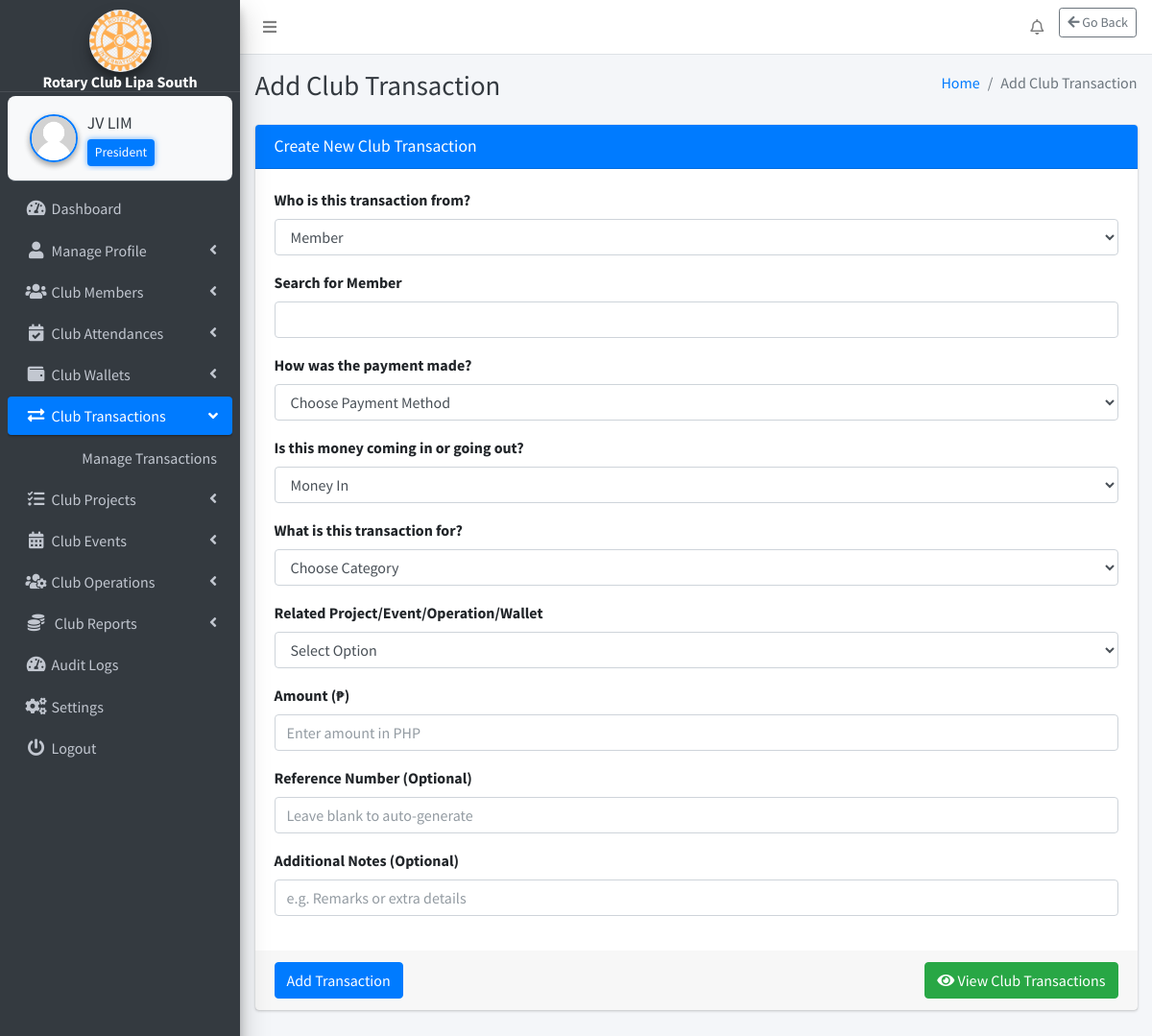
The page /webpages/club-transactions/add-transaction/add_transaction.php (signed in) on the database its author committed.
### tables this page shows
CREATE TABLE `settings` (
  `id` int(11) NOT NULL,
  `system_name` varchar(255) NOT NULL,
  `logo` varchar(255) NOT NULL,
  `currency` varchar(50) NOT NULL
);

CREATE TABLE `club_position` (
  `id` int(11) NOT NULL,
  `position_name` varchar(255) NOT NULL
);

### webpages/club-transactions/add-transaction/add_transaction.php (the view, shortened to what the rows shown need)
<?php include('../../../includes/header.php'); ?>
<link href="https://cdnjs.cloudflare.com/ajax/libs/select2/4.1.0-rc.0/css/select2.min.css" rel="stylesheet" />
<body class="hold-transition sidebar-mini layout-fixed layout-navbar-fixed layout-footer-fixed">
<div class="wrapper">
  <?php include('../../../includes/nav.php'); ?>
  <?php include('../../../includes/sidebar.php'); ?>
  <div class="content-wrapper">
    <?php include('../../../includes/page_title.php'); ?>
  </div>
</div>
</body>
</html>

### includes/sidebar.php (shortened to what the rows shown need)
<?php
function getSystemName() {
    global $conn;
    $result = $conn->query("SELECT system_name FROM settings");
    return ($result->num_rows > 0) ? $result->fetch_assoc()['system_name'] : 'RCLS';
}
if (isset($_SESSION['user_id'])) {
    $userId = $_SESSION['user_id'];
    $positionName = '';
    $sql = "SELECT cp.position_name
            FROM club_position cp
            INNER JOIN members m ON cp.id = m.role
            WHERE m.id = '$userId'";
    $positionResult = $conn->query($sql);
    if ($positionResult && $positionRow = $positionResult->fetch_assoc()) {
        $positionName = $positionRow['position_name'];
    }
}
function getLogoUrl() {
    global $conn;
    $result = $conn->query("SELECT logo FROM settings");
    if ($result->num_rows > 0) {
        $logoFile = $result->fetch_assoc()['logo'];
        $path = "/rotary/uploads/" . $logoFile;
        return file_exists($_SERVER['DOCUMENT_ROOT'] . $path) ? $path : "/rotary/dist/img/AdminLTELogo.png";
    }
    return "/rotary/dist/img/AdminLTELogo.png";
}
?>
<aside class="main-sidebar sidebar-dark-primary elevation-4">
    <div class="text-center"
         style="padding: 10px 0 0 0; margin: 0 !important; border-bottom: 1px solid rgba(255,255,255,0.1);">
        <a href="#" class="d-block" style="margin: 0; padding: 0;">
            <img src="<?php echo getLogoUrl(); ?>"
                 alt="Logo"
                 class="img-circle elevation-3"
                 style="width: 65px; height: 65px; object-fit: cover; margin: 0 auto; display: block;">
            <div class="brand-text font-weight-bold text-white"
                 style="font-size: 1rem; line-height: 1.1; margin: 2px 0 0 0;">
                <?php echo getSystemName(); ?>
            </div>
        </a>
    </div>
    <div class="sidebar" style="padding-top: 4px !important; margin-top: 0 !important;">
        <div class="user-panel d-flex align-items-center"
             style="background-color: #f8f9fa; border-radius: 8px; padding: 10px; margin: 0 !important;">
            <div class="info flex-grow-1">
                <a href="/rotary/webpages/manage-profile/edit-profile/edit_profile.php"
                   class="d-block fw-semibold text-dark"
                   style="font-size: 1.1rem; white-space: nowrap; overflow: hidden; text-overflow: ellipsis;">
                    <?php echo htmlspecialchars($_SESSION['fullname'] ?? 'Guest'); ?>
                </a>
                <?php if (!empty($positionName)): ?>
                    <small class="d-block mt-1 px-2 py-1 rounded"
                           style="background-color: #007bff; color: white; font-size: 0.85rem; max-width: fit-content; box-shadow: 0 0 6px rgba(0, 123, 255, 0.6);">
                        <?php echo htmlspecialchars($positionName); ?>
                    </small>
                <?php else: ?>
                    <small class="d-block mt-1 text-muted" style="font-size: 0.85rem;">No Role Assigned</small>
                <?php endif; ?>
            </div>
        </div>
    </div>
</aside>

### rows shown on the page
settings: logo (picture), system_name "Rotary Club Lipa South"
club_position: position_name "President"

### other values the page prints
$_SESSION['fullname'] "JV LIM"
$pageTitle "Add Club Transaction"
